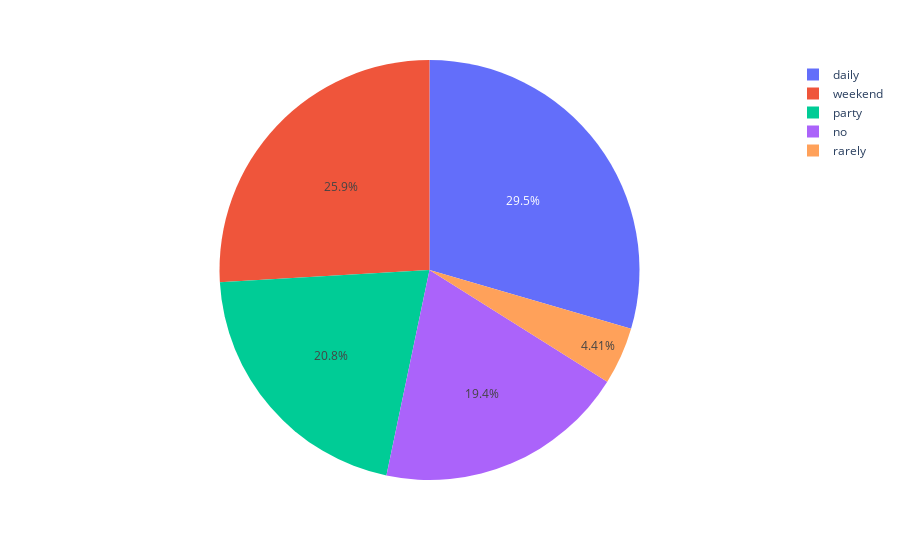

Write notebook code for a chart like this one.
### Code cell
px.pie(data_frame = alcohol_cons, values = 'count', names = 'alcohol') # display the pie plot

### Figure 1 — Plotly figure (JSON) as saved in the notebook; plotly's stock layout.template omitted (floating-point values rounded to 4 significant figures)
{"data": [{"domain": {"x": [0, 1], "y": [0, 1]}, "hovertemplate": "alcohol=%{label}<br>count=%{value}<extra></extra>", "labels": ["daily", "no", "party", "rarely", "weekend"], "legendgroup": "", "name": "", "showlegend": true, "type": "pie", "values": [395, 259, 278, 59, 347]}], "layout": {"legend": {"tracegroupgap": 0}, "margin": {"t": 60}}}
